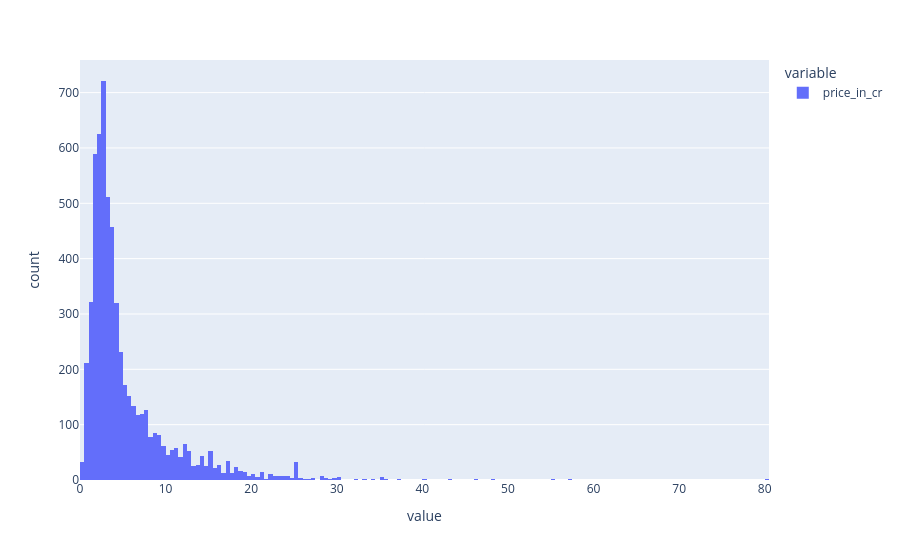

The code cell stored with this chart in its notebook:
### Code cell
fig = px.histogram(pre_process_df['price_in_cr'])
fig

### Figure 1 — Plotly figure (JSON) as saved in the notebook; plotly's stock layout.template omitted (floating-point values rounded to 4 significant figures; data arrays with more than 128 entries replaced by an {"elided": "..."} marker saying what was removed)
{"data": [{"bingroup": "x", "hovertemplate": "variable=price_in_cr<br>value=%{x}<br>count=%{y}<extra></extra>", "legendgroup": "price_in_cr", "marker": {"color": "#636efa", "pattern": {"shape": ""}}, "name": "price_in_cr", "orientation": "v", "showlegend": true, "type": "histogram", "x": {"elided": "5974 float values"}, "xaxis": "x", "yaxis": "y"}], "layout": {"barmode": "relative", "legend": {"title": {"text": "variable"}, "tracegroupgap": 0}, "margin": {"t": 60}, "xaxis": {"anchor": "y", "domain": [0, 1], "title": {"text": "value"}}, "yaxis": {"anchor": "x", "domain": [0, 1], "title": {"text": "count"}}}}
